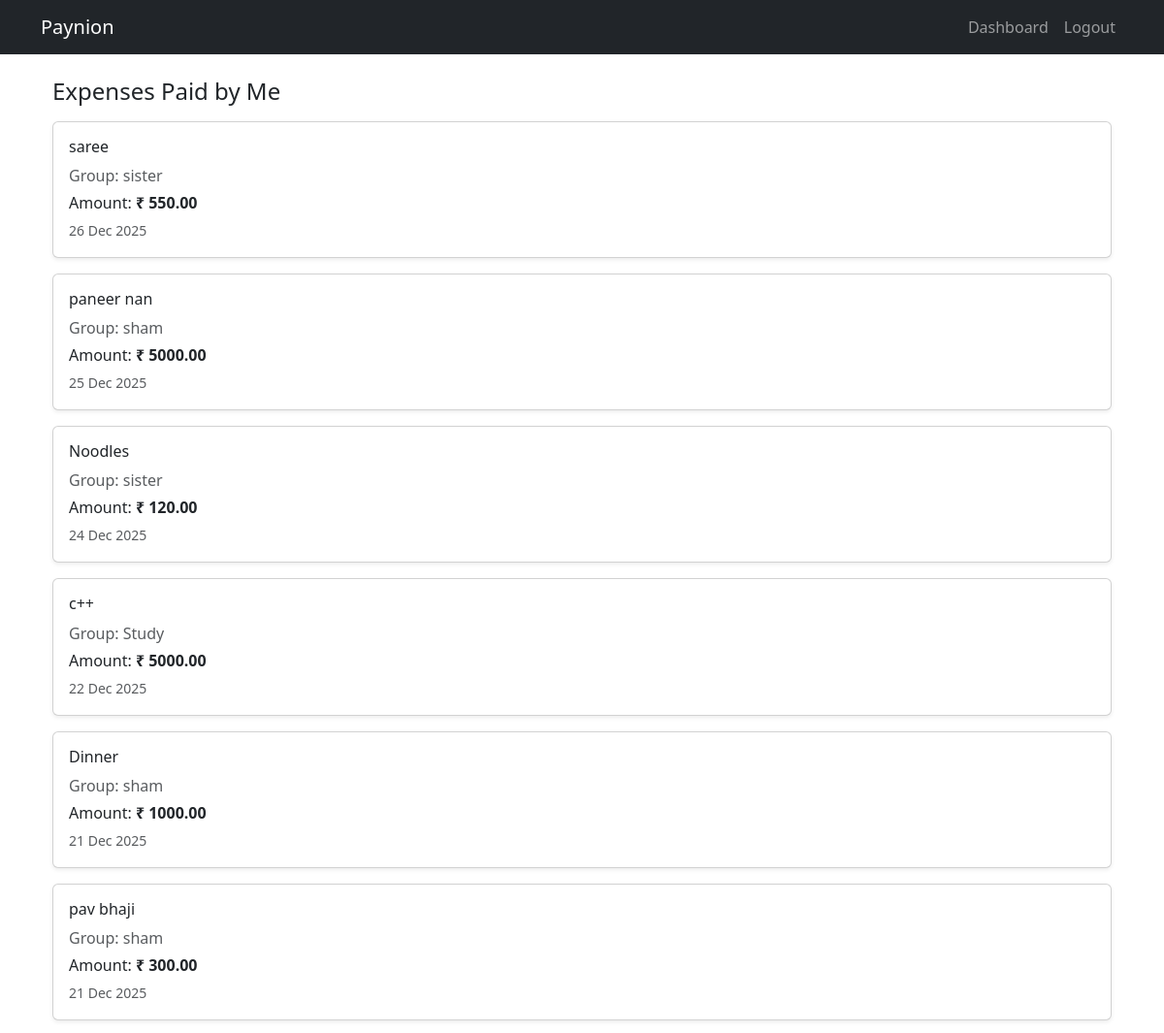
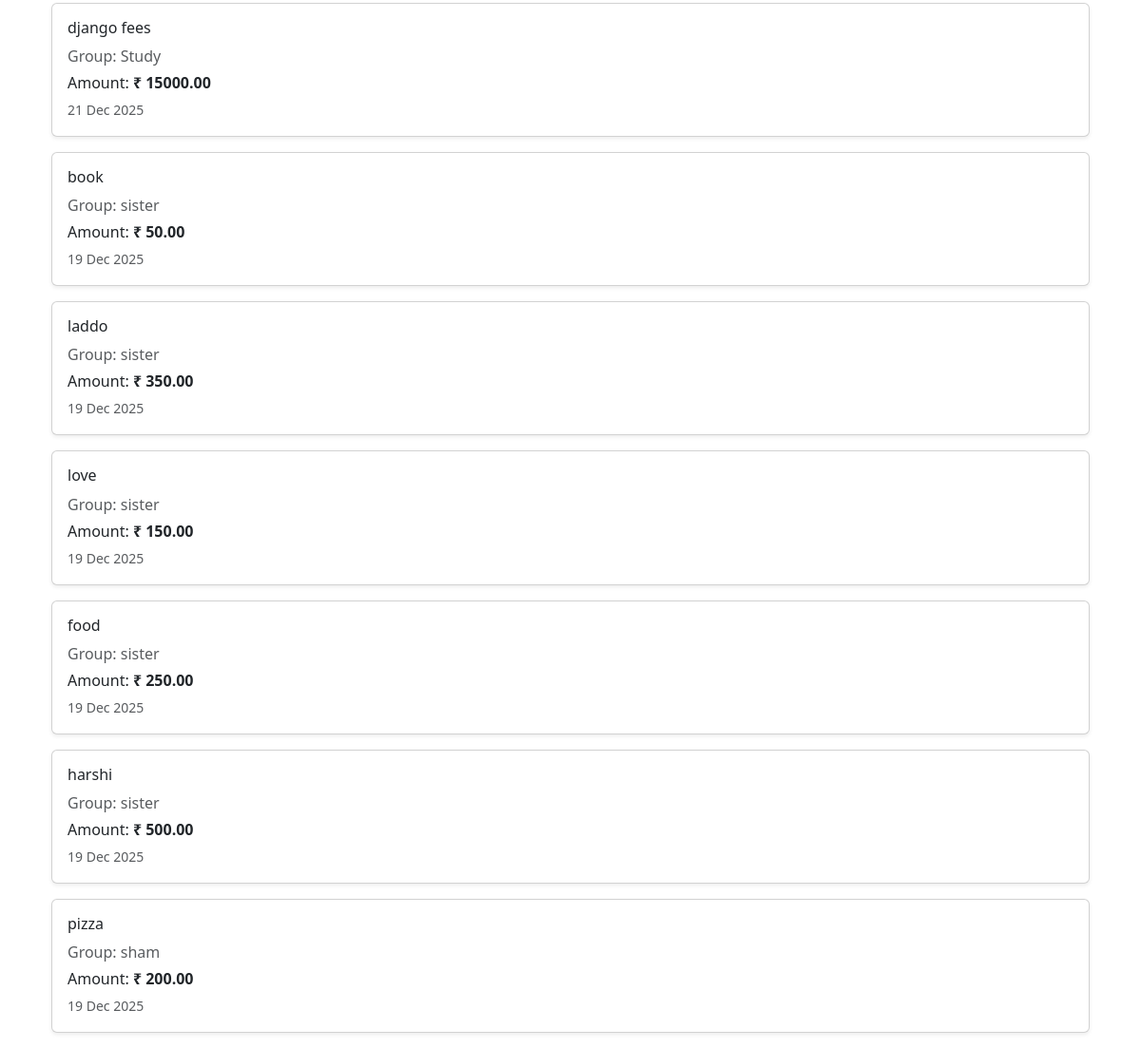
The page /accounts/my-expenses/ (signed in) on the database its author committed (2 pictures, top to bottom).
### expenses/models.py (models this page shows, shortened)
class Expense(models.Model):
    SPLIT_TYPES = [
        ("equal", "Equal"),
        ("percentage", "Percentage"),
        ("custom", "Custom"),
    ]
    group = models.ForeignKey(Group, on_delete=models.CASCADE, related_name="expenses")
    amount = models.DecimalField(max_digits=10, decimal_places=2)
    description = models.CharField(max_length=255)
    paid_by = models.ForeignKey(User, on_delete=models.CASCADE, related_name="paid_expenses")
    split_type = models.CharField(max_length=20, choices=SPLIT_TYPES, default="equal")
    created_at = models.DateTimeField(auto_now_add=True)
    class Meta:
        ordering = ["-created_at"]   # 🔥 newest expense first

### groups/models.py (models this page shows, shortened)
class Group(models.Model):
    title = models.CharField(max_length=255, null=True, blank=True)
    description = models.TextField(blank=True, null=True)
    members = models.ManyToManyField(User, related_name="group_members")
    created_by = models.ForeignKey(User, on_delete=models.CASCADE, related_name="created_groups")
    created_at = models.DateTimeField(auto_now_add=True)

### accounts/views.py (the view)
# urls.py: path("my-expenses/", views.my_paid_expenses, name="my_expenses"),
@login_required
def my_paid_expenses(request):
    user = request.user
    expenses = Expense.objects.filter(paid_by=request.user).select_related("group")
    return render(request, 'accounts/my_paid_expenses.html', {'expenses': expenses})

### accounts/templates/accounts/my_paid_expenses.html (shortened to what this page needs)
{% extends "base.html" %}
{% block content %}
<div class="container mt-4">
  <h4 class="mb-3">Expenses Paid by Me</h4>
  {% if expenses %}
    {% for exp in expenses %}
      <div class="card shadow-sm mb-3">
        <div class="card-body">
          <h6>{{ exp.description }}</h6>
          <p class="mb-1 text-muted">
            Group: {{ exp.group.title }}
          </p>
          <p class="mb-1">
            Amount: <strong>₹ {{ exp.amount }}</strong>
          </p>
          <small class="text-muted">
            {{ exp.created_at|date:"d M Y" }}
          </small>
        </div>
      </div>
    {% endfor %}
  {% else %}
    <p class="text-muted">No expenses found.</p>
  {% endif %}
</div>
{% endblock %}

### rows shown on the page
Expense: description "saree", group "sister", amount "550.00", created_at "26 Dec 2025"
Expense: description "paneer nan", group "sham", amount "5000.00", created_at "25 Dec 2025"
Expense: description "Noodles", group "sister", amount "120.00", created_at "24 Dec 2025"
Expense: description "c++", group "Study", amount "5000.00", created_at "22 Dec 2025"
Expense: description "Dinner", group "sham", amount "1000.00", created_at "21 Dec 2025"
Expense: description "pav bhaji", group "sham", amount "300.00", created_at "21 Dec 2025"
Expense: description "django fees", group "Study", amount "15000.00", created_at "21 Dec 2025"
Expense: description "book", group "sister", amount "50.00", created_at "19 Dec 2025"
Expense: description "laddo", group "sister", amount "350.00", created_at "19 Dec 2025"
Expense: description "love", group "sister", amount "150.00", created_at "19 Dec 2025"
Expense: description "food", group "sister", amount "250.00", created_at "19 Dec 2025"
Expense: description "harshi", group "sister", amount "500.00", created_at "19 Dec 2025"
Expense: description "pizza", group "sham", amount "200.00", created_at "19 Dec 2025"
